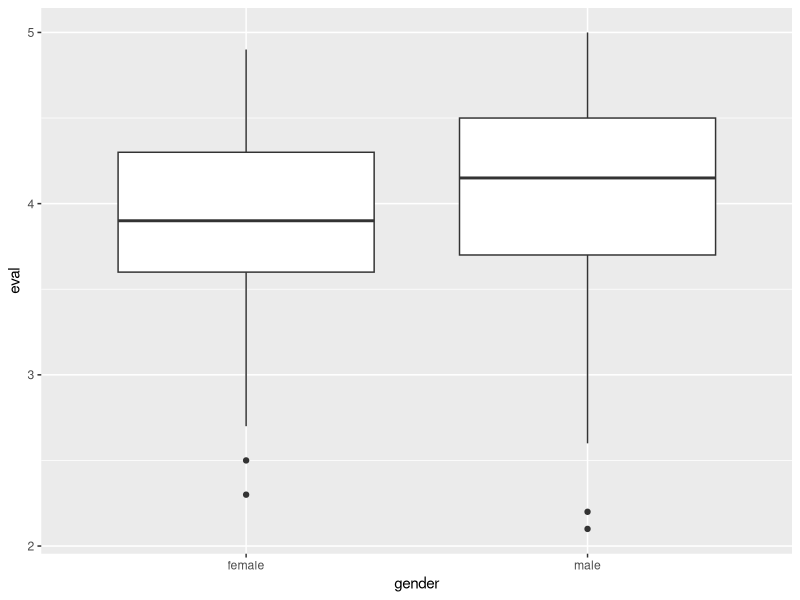
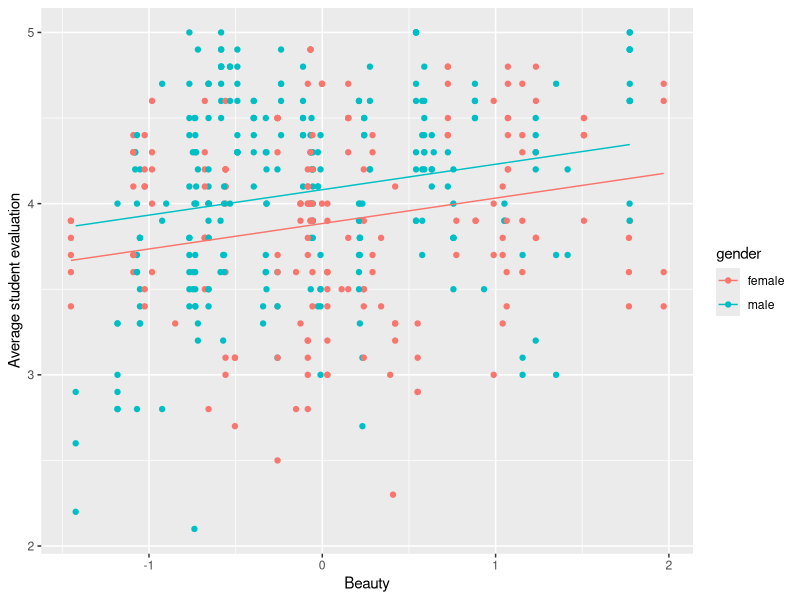

R code for these plots, in order:
## ---- chunk 1
# Include setup
library(tidyverse)
library(ggfortify)
library(knitr)

knitr::opts_chunk$set(
  echo = FALSE, fig.align = "center"
)

hook_output <- knit_hooks$get("output")
knit_hooks$set(output = function(x, options) {
  lines <- options$output.lines
  if (is.null(lines)) {
    return(hook_output(x, options))  # pass to default hook
  }
  x <- unlist(strsplit(x, "\n"))
  more <- "..."
  if (length(lines) == 1) {        # first n lines
    if (length(x) > lines) {
      # truncate the output, but add ....
      x <- c(head(x, lines), more)
    }
  } else {
    x <- c(more, x[lines], more)
  }
  # paste these lines together
  x <- paste(c(x, ""), collapse = "\n")
  hook_output(x, options)
})
## ---- chunk 2
profs <- read.csv("week_04_docs/profs.csv")
options(scipen = 999)
## ---- chunk 3
ggplot(profs, aes(x = gender, y = eval)) +
  geom_boxplot()
## ---- chunk 4
options(scipen = 999)
model1 <- lm(eval ~ beauty + gender, data=profs)
summary(model1)
## ---- chunk 5
ggplot(profs %>% mutate(pred = predict(model1)), aes(x = beauty, y = eval, col = gender)) +
  geom_point() + 
  geom_line(aes(y = pred)) +
  labs(y = "Average student evaluation", x = "Beauty")
## ---- chunk 6
model2 <- lm(eval ~ beauty + gender + generation, data=profs)
summary(model2)
